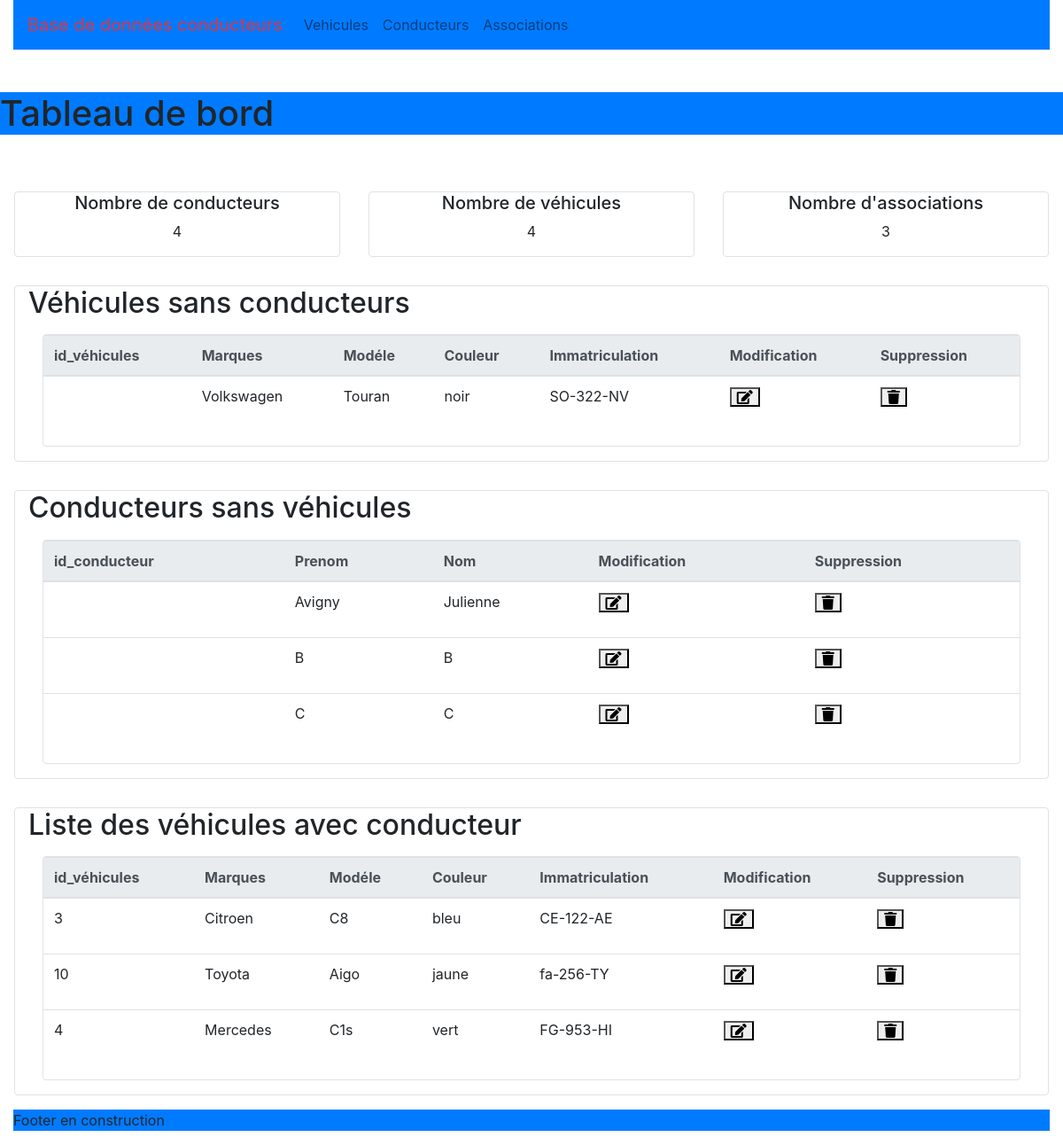
The page / on the database its author committed.
### tables this page shows
CREATE TABLE `vehicule` (
  `id_vehicule` int NOT NULL,
  `marque` varchar(100) NOT NULL,
  `modele` varchar(100) NOT NULL,
  `couleur` varchar(100) NOT NULL,
  `immatriculation` varchar(30) NOT NULL
);

CREATE TABLE `conducteur` (
  `id_conducteur` int NOT NULL,
  `prenom` varchar(100) NOT NULL,
  `nom` varchar(100) NOT NULL
);

CREATE TABLE `association_vehicule_conducteur` (
  `id_association` int NOT NULL,
  `id_vehicule` int NOT NULL,
  `id_conducteur` int NOT NULL
);

### controller/read.conducteurs.php (called while the page is built, shortened)
<?php
require_once "database.php";
$req = $db->prepare("SELECT * FROM conducteur");
$req->execute();
$conducteurs = $req->fetchAll(PDO::FETCH_ASSOC);

### controller/read.vehicules.php (called while the page is built, shortened)
<?php
require_once "database.php";
$req = $db->prepare("SELECT * FROM vehicule ");
$req->execute();
$vehicules = $req->fetchAll(PDO::FETCH_ASSOC);

### controller/read.associations.php (called while the page is built, shortened)
<?php
require_once "database.php";
$req = $db->prepare("SELECT * FROM association_vehicule_conducteur");
$req->execute();
$associations = $req->fetchAll(PDO::FETCH_ASSOC);

### controller/tableaubord.php (called while the page is built, shortened)
<?php
require_once "database.php";
    $reqVehiculeAvecConducteur = $db->prepare(
    "SELECT * FROM vehicule
    JOIN association_vehicule_conducteur ON vehicule.id_vehicule = association_vehicule_conducteur.id_vehicule
    JOIN conducteur ON association_vehicule_conducteur.id_conducteur = conducteur.id_conducteur
    ");
    $reqVehiculeSansConducteur = $db->prepare(
    "SELECT * FROM vehicule
    LEFT JOIN association_vehicule_conducteur ON vehicule.id_vehicule = association_vehicule_conducteur.id_vehicule
    WHERE association_vehicule_conducteur.id_vehicule IS NULL
    ");
$reqConducteurSansVehicule = $db->prepare(
    "SELECT * FROM conducteur
    LEFT JOIN association_vehicule_conducteur ON conducteur.id_conducteur = association_vehicule_conducteur.id_conducteur
    WHERE association_vehicule_conducteur.id_conducteur IS NULL
    ");
function executerequete($req){
    $req->execute();
    $liste = $req->fetchAll(PDO::FETCH_ASSOC);
    return $liste;
}

### partials/list.vehicules.php (the view, shortened to what this page needs)
<section class= "border border-primary-subtle m-3 rounded">
<table class="table table-hover">
    <thead class="thead-light">
        <tr>
            <th>id_véhicules</th>
            <th>Marques</th>
            <th>Modéle</th>
            <th>Couleur</th>
            <th>Immatriculation</th>
            <th>Modification</th>
            <th>Suppression</th>
        </tr>
    </thead>
    <tbody>
    <?php foreach ($vehicules as $key => $vehicule): ?>
        <tr>
            <td><?= $vehicule["id_vehicule"] ?></td>
            <td><?= $vehicule["marque"] ?></td>
            <td><?= $vehicule["modele"]?></td>
            <td><?= $vehicule["couleur"]?></td>
            <td><?= $vehicule["immatriculation"]?></td>
            <td>
                <form action="partials/modify.vehicule.php" method="post" >
                        <button class="" type="submit"><i class="fa fa-edit"> </i>
                        </button>
                </form>
            </td>
            <td>
                <form action="controller/delete.vehicule.php" method="post" onSubmit="return confirm('confirmez la suppression ')">
                        <button class="" type="submit"><i class="fa fa-trash"> </i>
                        </button>
                </form>
            </td>
        </tr>
        <?php endforeach ?>
</table>
    </section>

### index.php
<div class="container-fluid" >
    <?php require_once "./partials/header.php" ?>
</div>
<div class="container-fluid" >
    <h1 class="my-5 text-center bg-primary bg-opacity-50 row">Tableau de bord </h1>
    <?php require_once "./partials/tableaubord.php" ?>
</div>
<div class="container-fluid" >
    <?php require_once "./partials/footer.php" ?>
</div>

### partials/header.php (shortened to what this page needs)
<!DOCTYPE html>
<html lang="fr">
<head>
    <link rel="stylesheet" href="https://cdn.jsdelivr.net/npm/bootstrap@4.6.1/dist/css/bootstrap.min.css">
    <link rel="stylesheet" href="https://use.fontawesome.com/releases/v5.8.1/css/all.css">
    <link rel="stylesheet" href="style.css">
</head>
<body>
    <header>
        <nav class="navbar navbar-expand navbar-light bg-primary ">
            <a href="index.php" class="navbar-brand text-danger">Base de données conducteurs</a>
            <ul class="navbar-nav">
                <li class="nav-item" >
                    <a href="vehicules.php" class="nav-link">Vehicules</a>
                </li>
                <li class="nav-item" >
                    <a href="conducteurs.php" class="nav-link">Conducteurs</a>
                </li>
                <li class="nav-item" >
                    <a href="Associations.php" class="nav-link">Associations</a>
                </li>
            </ul>
        </nav>
    </header>

### partials/tableaubord.php
<?php
require_once "./Controller/read.conducteurs.php";
require_once "./Controller/read.vehicules.php";
require_once "./Controller/read.associations.php";
require_once "./Controller/tableaubord.php";
?>
<section class="row justify-content-evenly text-center">
    <div class= "col border border-primary-subtle m-3 rounded">
        <h5>Nombre de conducteurs</h5>
        <p>
        <?= count($conducteurs) ?>
        </p>
    </div>
    <div class= "col border border-primary-subtle m-3 rounded">
        <h5>Nombre de véhicules</h5>
        <p>
        <?= count($vehicules) ?>
        </p>
    </div>
    <div class= "col border border-primary-subtle m-3 rounded">
        <h5>Nombre d'associations</h5>
        <p>
        <?= count($associations) ?>
        </p>
    </div>
</section>
<section class="row">
    <div class= "col border border-primary-subtle m-3 rounded">
        <h2>Véhicules sans conducteurs</h2>
        <p>
            <?php
            $vehicules = executerequete($reqVehiculeSansConducteur);
            require_once "list.vehicules.php";
            ?>
        </p>
    </div>
    <div class= "col border border-primary-subtle m-3 rounded">
        <h2>Conducteurs sans véhicules</h2>
        <p>
            <?php
            $conducteurs = executerequete($reqConducteurSansVehicule);
            require "list.conducteurs.php";
            ?>
        </p>
    </div>
</section>
<section class="row">
    <div class= "col border border-primary-subtle m-3 rounded">
        <h2>Liste des véhicules avec conducteur</h2>
        <p>
            <?php
            $vehicules = executerequete($reqVehiculeAvecConducteur);
            require "list.vehicules.php";
            ?>
        </p>
    </div>
</section>

### partials/list.conducteurs.php (shortened to what this page needs)
<section class= "border border-primary-subtle m-3 rounded">
<table>
    <table class="table table-hover">
    <thead class="thead-light">
        <tr>
            <th>id_conducteur</th>
            <th>Prenom</th>
            <th>Nom</th>
            <th>Modification</th>
            <th>Suppression</th>
        </tr>
    </thead>
    <tbody>
        <?php foreach ($conducteurs as $key => $conducteur): ?>
            <tr>
                <td><?= $conducteur["id_conducteur"] ?></td>
                <td><?= $conducteur["nom"] ?></td>
                <td><?= $conducteur["prenom"] ?></td>
                <td>
                    <form action="partials/modify.conducteur.php" method="post" >
                            <button class="" type="submit"><i class="fa fa-edit"> </i>
                            </button>
                    </form>
                </td>
                <td>
                    <form action="controller/delete.conducteur.php" method="post" onSubmit="return confirm('confirmez la suppression ?')">
                            <button class="" type="submit"><i class="fa fa-trash"> </i>
                            </button>
                    </form>
                </td>
            </tr>
            <?php endforeach ?>
</table>
</section>

### partials/footer.php
<p class="bg-primary"> Footer en construction </p>

### rows shown on the page
vehicule: marque "Volkswagen", modele "Touran", couleur "noir", immatriculation "SO-322-NV"
conducteur: nom "Avigny", prenom "Julienne"
conducteur: nom "B", prenom "B"
conducteur: nom "C", prenom "C"
association_vehicule_conducteur: id_vehicule "3", id_vehicule.marque "Citroen", id_vehicule.modele "C8", id_vehicule.couleur "bleu", id_vehicule.immatriculation "CE-122-AE"
association_vehicule_conducteur: id_vehicule "10", id_vehicule.marque "Toyota", id_vehicule.modele "Aigo", id_vehicule.couleur "jaune", id_vehicule.immatriculation "fa-256-TY"
association_vehicule_conducteur: id_vehicule "4", id_vehicule.marque "Mercedes", id_vehicule.modele "C1s", id_vehicule.couleur "vert", id_vehicule.immatriculation "FG-953-HI"

### other values the page prints
count($conducteurs) "4"
count($vehicules) "4"
count($associations) "3"
